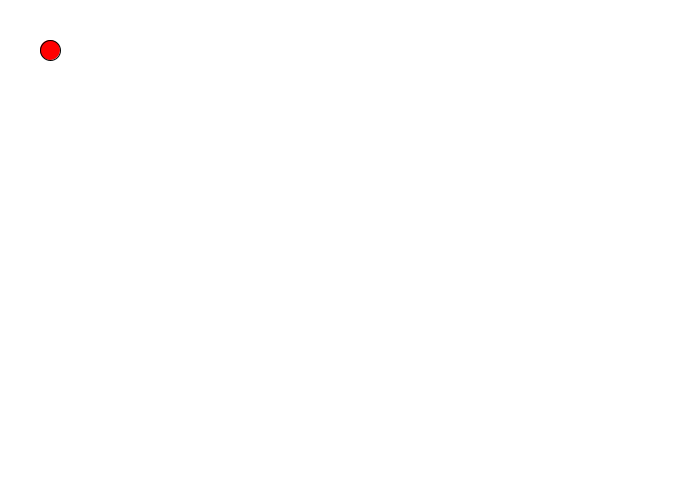
Frame 1 (no input)
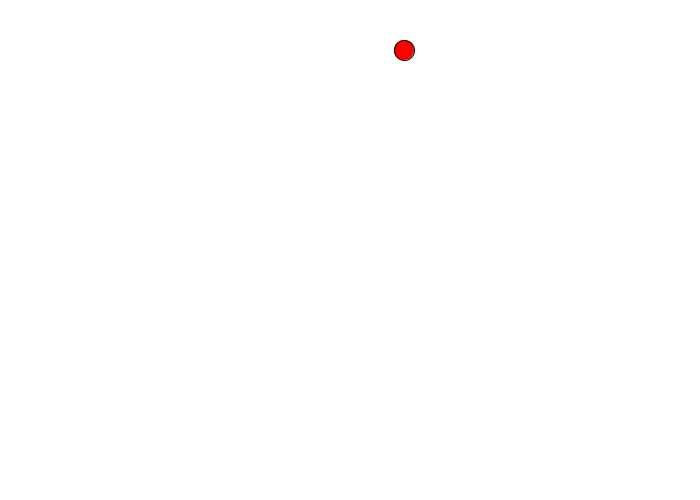
Frame 60 (the mouse pressed at the canvas centre just before this capture)
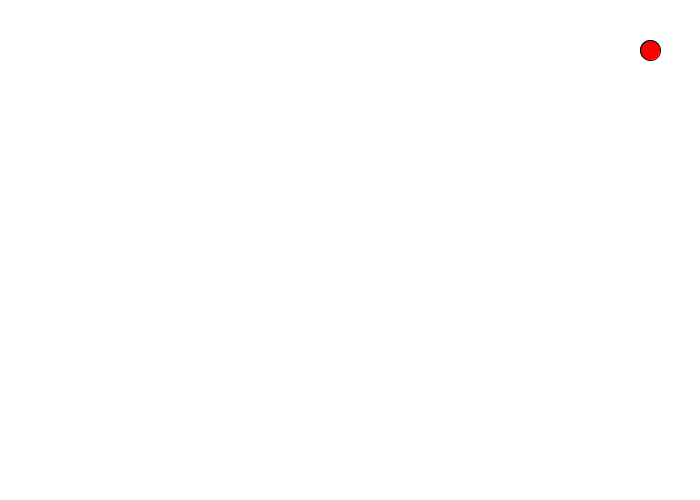
Frame 120 (the mouse held since frame 60 and released just before this capture)

The Processing sketch that drew these frames (run headless with seeded random() and noise(); from frame 60 on, the mouse is pressed at the canvas centre):

// Processing sketch: sketch_stuiter_ball_opdrach
// ── sketch_stuiter_ball_opdrach.pde
int x = 50;
int y = 50;
int speed = 6;

void setup() {
  size(700, 500);
}

void draw() {
  background(255,255,255);
  fill(255,0,0);
  ellipse(x, y, 20, 20);

  x += speed;//x = x+1;//x++;

  if (x > 700) {
    speed = speed - 6;//speed -= 6;
  }
  if (x < 0) {
    speed += 6; 
  }
  if (y > 500){ 
    speed = -6;
  } 
  if (y < 0){ 
    speed = 6;
  }

}
